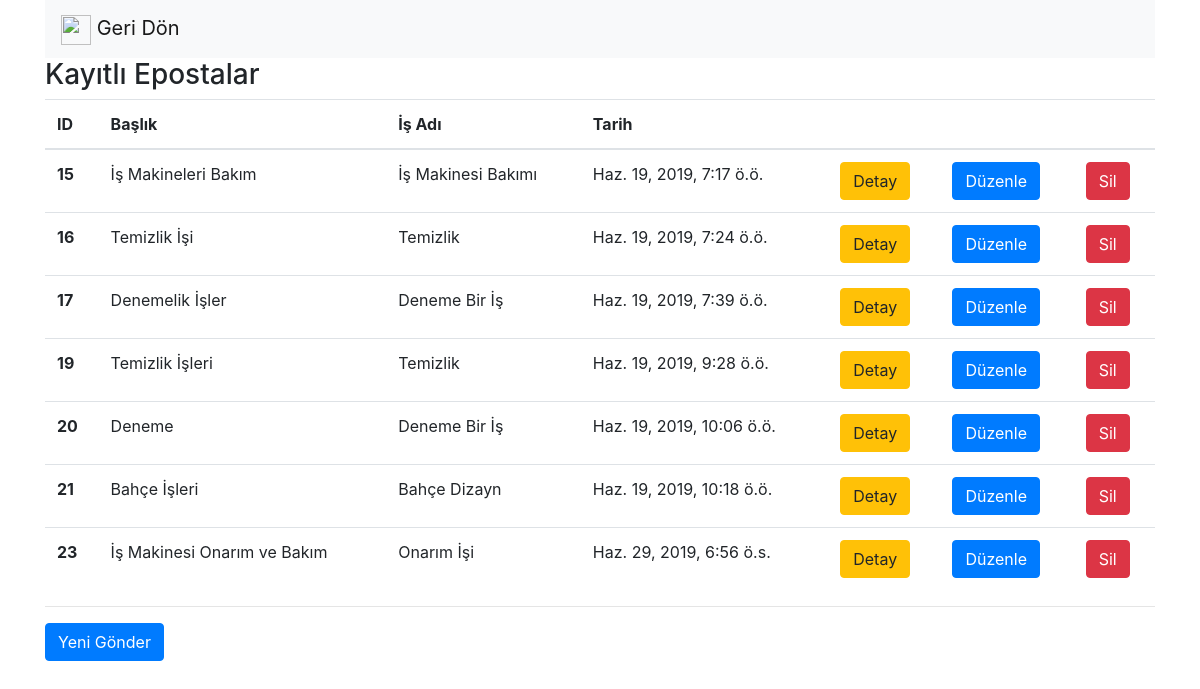
Page /epostaListe on the committed database.
### safeputapp/models.py (models this page shows, shortened)
class Eposta(models.Model):
    baslik = models.CharField(max_length = 50, verbose_name = "Başlık")
    mesaj = models.CharField(max_length = 1000, verbose_name = "Mesaj")
    is_id = models.ForeignKey(Is, on_delete = models.CASCADE, verbose_name = "İş")
    baglanti_link = models.CharField(max_length = 100, verbose_name = "Bağlantı Linki")
    aktifmi = models.BooleanField(verbose_name = "Aktif mi?", default = True)
    olusturma_tarihi = models.DateTimeField(auto_now_add = True, blank = True, verbose_name = "Oluşturma Tarihi")
    duzunleme_tarihi = models.DateTimeField(verbose_name = "Duzenleme Tarihi", blank = True, null = True)

class Is(models.Model):
    ad = models.CharField(max_length = 50, verbose_name = "Ad")
    tanim = models.CharField(max_length = 250, verbose_name = "Tanım")
    fatura_no = models.CharField(max_length = 20, verbose_name = "Fatura Numarası")
    guvenlik_seviye = models.ForeignKey(GuvenlikSeviye, on_delete = models.CASCADE, verbose_name = "Güvenlik Seviyesi")
    is_durum = models.ForeignKey(IsDurum, on_delete = models.CASCADE, verbose_name = "Durum")
    aktifmi = models.BooleanField(verbose_name = "Aktif mi?", default = True)
    firma_id = models.ForeignKey(Firma, on_delete = models.CASCADE, verbose_name = "Firma")
    olusturma_tarihi = models.DateTimeField(auto_now_add = True, blank = True, verbose_name = "Oluşturma Tarihi")
    duzunleme_tarihi = models.DateTimeField(verbose_name = "Duzenleme Tarihi", blank = True, null = True)
    baglanti = models.CharField(max_length = 100, verbose_name = "Bağlantı")
    def __unicode__(self):
        return self.ad

### safeputapp/views.py (the view)
# urls.py: url(r'^epostaListe', epostaListe),
def epostaListe(request):
    epostalar = Eposta.objects.all()
    return render( request, "epostaListe.html", { "epostalar" : epostalar } )

### safeputapp/templates/epostaListe.html (shortened to what this page needs)
<!DOCTYPE html>
    <html>
        <head>
        <link rel="stylesheet" href="https://maxcdn.bootstrapcdn.com/bootstrap/4.0.0/css/bootstrap.min.css">
        </head>
        <body>
            <div class="container">
                <nav class="navbar navbar-light bg-light">
                    <a class="navbar-brand" href="anasayfa">
                        <img src="https://image.flaticon.com/icons/svg/118/118739.svg" width="30" height="30" alt=""> Geri Dön
                    </a>
                </nav>
                <h3>Kayıtlı Epostalar</h3>
                {% if epostalar %}
                    <table class="table">
                        <thead>
                            <tr>
                            <th scope="col">ID</th>
                            <th scope="col">Başlık</th>
                            <th scope="col">İş Adı</th>
                            <th scope="col">Tarih</th>
                            <th scope="col"></th>
                            <th scope="col"></th>
                            <th scope="col"></th>
                            </tr>
                        </thead>
                        <tbody>
                            {% for eposta in epostalar %}
                                {% if eposta.aktifmi %}
                                    <tr>
                                        <th scope="row"> {{ eposta.id }} </th>
                                        <td> {{ eposta.baslik }} </td>
                                        <td> {{ eposta.is_id }} </td>
                                        <td> {{ eposta.olusturma_tarihi }} </td>
                                        <td><a href="/epostaDetay/{{eposta.id}}" class="btn btn-warning">Detay</td>
                                        <td><a href="/epostaDuzenle/{{eposta.id}}" class="btn btn-primary">Düzenle</td>
                                        <td><a href="/epostaSil/{{eposta.id}}" class="btn btn-danger">Sil</td>
                                    </tr>
                                {% endif %}
                            {% endfor %}
                        </tbody>
                    </table>
                {% else %}
                    <div class="alert alert-danger">
                        Kayıt bulunamadı.
                    </div>
                {% endif %}
                <hr>
                <a href="epostaGonder" class="btn btn-primary"> Yeni Gönder </a>
            </div>
        </body>
</html>

### rows in the picture
Eposta: id "15", baslik "İş Makineleri Bakım", is_id "İş Makinesi Bakımı", olusturma_tarihi "Haz. 19, 2019, 7:17 ö.ö."
Eposta: id "16", baslik "Temizlik İşi", is_id "Temizlik", olusturma_tarihi "Haz. 19, 2019, 7:24 ö.ö."
Eposta: id "17", baslik "Denemelik İşler", is_id "Deneme Bir İş", olusturma_tarihi "Haz. 19, 2019, 7:39 ö.ö."
Eposta: id "19", baslik "Temizlik İşleri", is_id "Temizlik", olusturma_tarihi "Haz. 19, 2019, 9:28 ö.ö."
Eposta: id "20", baslik "Deneme", is_id "Deneme Bir İş", olusturma_tarihi "Haz. 19, 2019, 10:06 ö.ö."
Eposta: id "21", baslik "Bahçe İşleri", is_id "Bahçe Dizayn", olusturma_tarihi "Haz. 19, 2019, 10:18 ö.ö."
Eposta: id "23", baslik "İş Makinesi Onarım ve Bakım", is_id "Onarım İşi", olusturma_tarihi "Haz. 29, 2019, 6:56 ö.s."
